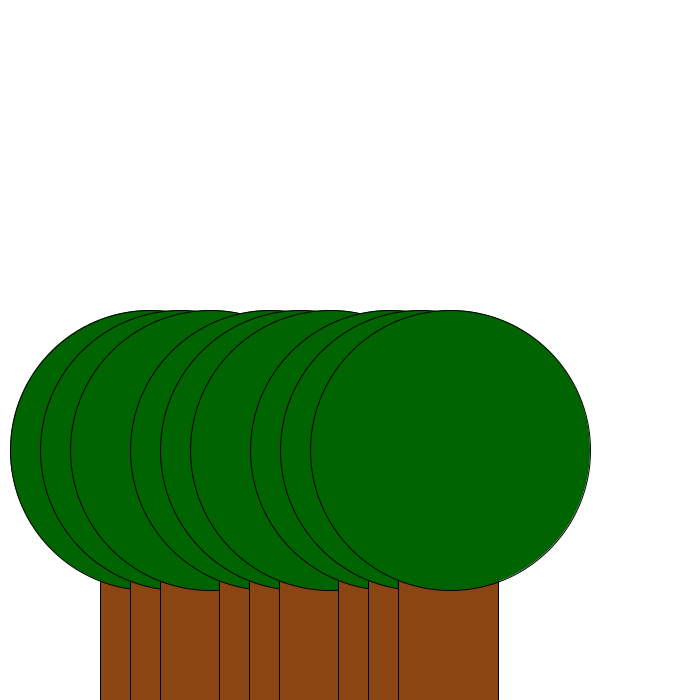
Frame 1 (no input)
Frame 60 (the mouse pressed at the canvas centre just before this capture): identical to frame 1, image omitted
Frame 120 (the mouse held since frame 60 and released just before this capture): identical to frame 1, image omitted

The Processing sketch that drew this single still picture (run headless with seeded random() and noise(); from frame 60 on, the mouse is pressed at the canvas centre):

// Processing sketch: h09_Methodes_en_Functies_9_10
// ── h09_Methodes_en_Functies_9_10.pde
void setup(){
  size(700,700);
}

void draw(){
  background(255,255,255);

  int xWaarde = 100;
  int yWaarde = 450;
  int b = 150;
  int c =450;

for(int i = 0 ; i < 3 ; i++){
  for (int j = 0; j < 3; j++){
      fill(139,69,19);
  rect(xWaarde,yWaarde,100,450);
  fill(0,100,0);
  ellipse(b,c,280,280);
    xWaarde +=30;
    b += 30;
  }
  yWaarde = 450;
  xWaarde += 29;
  c = 450;
  b += 30;
}
}
